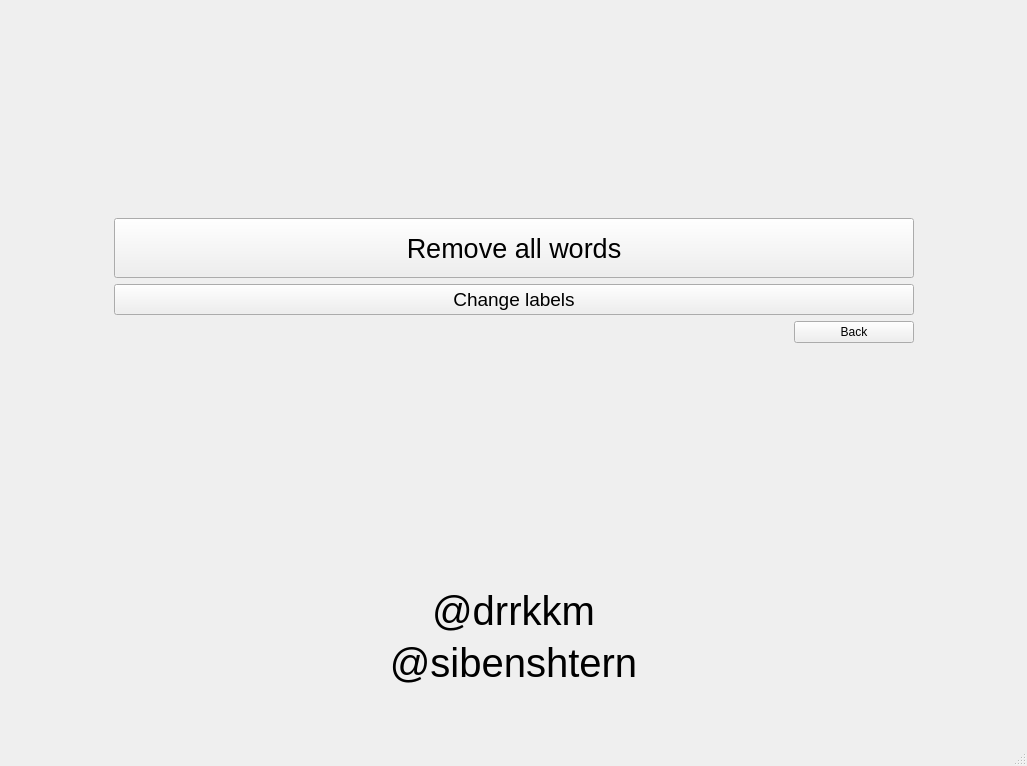
<?xml version="1.0" encoding="UTF-8"?>
<ui version="4.0">
 <class>MainWindow</class>
 <widget class="QMainWindow" name="MainWindow">
  <property name="geometry">
   <rect>
    <x>0</x>
    <y>0</y>
    <width>1027</width>
    <height>766</height>
   </rect>
  </property>
  <property name="windowTitle">
   <string>MainWindow</string>
  </property>
  <widget class="QWidget" name="centralwidget">
   <layout class="QHBoxLayout" name="horizontalLayout_2">
    <item>
     <widget class="QStackedWidget" name="stackedWidget">
      <property name="currentIndex">
       <number>1</number>
      </property>
      <widget class="QWidget" name="start_page">
       <layout class="QVBoxLayout" name="verticalLayout">
        <item>
         <layout class="QVBoxLayout" name="app_name_layout">
          <item>
           <spacer name="upper_spacer_name">
            <property name="orientation">
             <enum>Qt::Vertical</enum>
            </property>
            <property name="sizeHint" stdset="0">
             <size>
              <width>20</width>
              <height>40</height>
             </size>
            </property>
           </spacer>
          </item>
          <item>
           <widget class="QLabel" name="app_name">
            <property name="font">
             <font>
              <pointsize>60</pointsize>
             </font>
            </property>
            <property name="text">
             <string>WORDiki</string>
            </property>
            <property name="alignment">
             <set>Qt::AlignCenter</set>
            </property>
           </widget>
          </item>
          <item>
           <spacer name="lower_spacer_name">
            <property name="orientation">
             <enum>Qt::Vertical</enum>
            </property>
            <property name="sizeHint" stdset="0">
             <size>
              <width>20</width>
              <height>40</height>
             </size>
            </property>
           </spacer>
          </item>
         </layout>
        </item>
        <item>
         <layout class="QVBoxLayout" name="buttons_layout">
          <item>
           <spacer name="verticalSpacer_5">
            <property name="orientation">
             <enum>Qt::Vertical</enum>
            </property>
            <property name="sizeHint" stdset="0">
             <size>
              <width>20</width>
              <height>40</height>
             </size>
            </property>
           </spacer>
          </item>
          <item>
           <layout class="QVBoxLayout" name="buttons">
            <item>
             <layout class="QHBoxLayout" name="horizontalLayout_3">
              <item>
               <widget class="QPushButton" name="start_button">
                <property name="sizePolicy">
                 <sizepolicy hsizetype="Maximum" vsizetype="Maximum">
                  <horstretch>0</horstretch>
                  <verstretch>0</verstretch>
                 </sizepolicy>
                </property>
                <property name="minimumSize">
                 <size>
                  <width>0</width>
                  <height>60</height>
                 </size>
                </property>
                <property name="maximumSize">
                 <size>
                  <width>200</width>
                  <height>100</height>
                 </size>
                </property>
                <property name="font">
                 <font>
                  <pointsize>18</pointsize>
                 </font>
                </property>
                <property name="text">
                 <string>Start</string>
                </property>
               </widget>
              </item>
             </layout>
            </item>
            <item>
             <layout class="QHBoxLayout" name="horizontalLayout_4">
              <item>
               <widget class="QPushButton" name="settings_button">
                <property name="sizePolicy">
                 <sizepolicy hsizetype="Maximum" vsizetype="Fixed">
                  <horstretch>0</horstretch>
                  <verstretch>0</verstretch>
                 </sizepolicy>
                </property>
                <property name="minimumSize">
                 <size>
                  <width>120</width>
                  <height>30</height>
                 </size>
                </property>
                <property name="maximumSize">
                 <size>
                  <width>80</width>
                  <height>16777215</height>
                 </size>
                </property>
                <property name="text">
                 <string>Settings</string>
                </property>
               </widget>
              </item>
             </layout>
            </item>
           </layout>
          </item>
          <item>
           <spacer name="verticalSpacer_6">
            <property name="orientation">
             <enum>Qt::Vertical</enum>
            </property>
            <property name="sizeHint" stdset="0">
             <size>
              <width>20</width>
              <height>40</height>
             </size>
            </property>
           </spacer>
          </item>
         </layout>
        </item>
       </layout>
      </widget>
      <widget class="QWidget" name="settings_page">
       <layout class="QVBoxLayout" name="verticalLayout_2">
        <item>
         <layout class="QHBoxLayout" name="horizontalLayout_5">
          <item>
           <spacer name="horizontalSpacer">
            <property name="orientation">
             <enum>Qt::Horizontal</enum>
            </property>
            <property name="sizeHint" stdset="0">
             <size>
              <width>40</width>
              <height>20</height>
             </size>
            </property>
           </spacer>
          </item>
          <item>
           <layout class="QVBoxLayout" name="verticalLayout_3">
            <item>
             <spacer name="verticalSpacer_2">
              <property name="orientation">
               <enum>Qt::Vertical</enum>
              </property>
              <property name="sizeType">
               <enum>QSizePolicy::Expanding</enum>
              </property>
              <property name="sizeHint" stdset="0">
               <size>
                <width>20</width>
                <height>40</height>
               </size>
              </property>
             </spacer>
            </item>
            <item>
             <widget class="QPushButton" name="remove_words_button">
              <property name="sizePolicy">
               <sizepolicy hsizetype="Maximum" vsizetype="Fixed">
                <horstretch>10</horstretch>
                <verstretch>0</verstretch>
               </sizepolicy>
              </property>
              <property name="minimumSize">
               <size>
                <width>800</width>
                <height>60</height>
               </size>
              </property>
              <property name="font">
               <font>
                <pointsize>20</pointsize>
               </font>
              </property>
              <property name="text">
               <string>Remove all words</string>
              </property>
             </widget>
            </item>
            <item>
             <widget class="QPushButton" name="change_labels_button">
              <property name="font">
               <font>
                <pointsize>14</pointsize>
               </font>
              </property>
              <property name="text">
               <string>Change labels</string>
              </property>
             </widget>
            </item>
            <item>
             <widget class="QPushButton" name="return_setting_button">
              <property name="sizePolicy">
               <sizepolicy hsizetype="Maximum" vsizetype="Fixed">
                <horstretch>0</horstretch>
                <verstretch>0</verstretch>
               </sizepolicy>
              </property>
              <property name="minimumSize">
               <size>
                <width>120</width>
                <height>0</height>
               </size>
              </property>
              <property name="layoutDirection">
               <enum>Qt::RightToLeft</enum>
              </property>
              <property name="text">
               <string>Back</string>
              </property>
             </widget>
            </item>
            <item>
             <spacer name="verticalSpacer_14">
              <property name="orientation">
               <enum>Qt::Vertical</enum>
              </property>
              <property name="sizeHint" stdset="0">
               <size>
                <width>20</width>
                <height>40</height>
               </size>
              </property>
             </spacer>
            </item>
           </layout>
          </item>
          <item>
           <spacer name="horizontalSpacer_2">
            <property name="orientation">
             <enum>Qt::Horizontal</enum>
            </property>
            <property name="sizeHint" stdset="0">
             <size>
              <width>40</width>
              <height>20</height>
             </size>
            </property>
           </spacer>
          </item>
         </layout>
        </item>
        <item>
         <layout class="QVBoxLayout" name="verticalLayout_4">
          <item>
           <spacer name="verticalSpacer_3">
            <property name="orientation">
             <enum>Qt::Vertical</enum>
            </property>
            <property name="sizeType">
             <enum>QSizePolicy::Preferred</enum>
            </property>
            <property name="sizeHint" stdset="0">
             <size>
              <width>20</width>
              <height>40</height>
             </size>
            </property>
           </spacer>
          </item>
          <item>
           <widget class="QLabel" name="drkkmm_name">
            <property name="font">
             <font>
              <pointsize>30</pointsize>
             </font>
            </property>
            <property name="text">
             <string>@drrkkm</string>
            </property>
            <property name="alignment">
             <set>Qt::AlignCenter</set>
            </property>
           </widget>
          </item>
          <item>
           <widget class="QLabel" name="sibenshtern_name">
            <property name="font">
             <font>
              <pointsize>30</pointsize>
             </font>
            </property>
            <property name="text">
             <string>@sibenshtern</string>
            </property>
            <property name="alignment">
             <set>Qt::AlignCenter</set>
            </property>
           </widget>
          </item>
          <item>
           <spacer name="verticalSpacer_4">
            <property name="orientation">
             <enum>Qt::Vertical</enum>
            </property>
            <property name="sizeType">
             <enum>QSizePolicy::Preferred</enum>
            </property>
            <property name="sizeHint" stdset="0">
             <size>
              <width>20</width>
              <height>40</height>
             </size>
            </property>
           </spacer>
          </item>
         </layout>
        </item>
       </layout>
      </widget>
      <widget class="QWidget" name="main_page">
       <layout class="QVBoxLayout" name="verticalLayout_6">
        <item>
         <spacer name="verticalSpacer_8">
          <property name="orientation">
           <enum>Qt::Vertical</enum>
          </property>
          <property name="sizeHint" stdset="0">
           <size>
            <width>20</width>
            <height>40</height>
           </size>
          </property>
         </spacer>
        </item>
        <item>
         <layout class="QHBoxLayout" name="horizontalLayout">
          <item>
           <spacer name="horizontalSpacer_3">
            <property name="orientation">
             <enum>Qt::Horizontal</enum>
            </property>
            <property name="sizeHint" stdset="0">
             <size>
              <width>40</width>
              <height>20</height>
             </size>
            </property>
           </spacer>
          </item>
          <item>
           <layout class="QVBoxLayout" name="verticalLayout_7">
            <item>
             <widget class="QPushButton" name="learn_button">
              <property name="enabled">
               <bool>true</bool>
              </property>
              <property name="sizePolicy">
               <sizepolicy hsizetype="Maximum" vsizetype="Fixed">
                <horstretch>0</horstretch>
                <verstretch>0</verstretch>
               </sizepolicy>
              </property>
              <property name="minimumSize">
               <size>
                <width>700</width>
                <height>100</height>
               </size>
              </property>
              <property name="font">
               <font>
                <pointsize>30</pointsize>
               </font>
              </property>
              <property name="layoutDirection">
               <enum>Qt::LeftToRight</enum>
              </property>
              <property name="text">
               <string>Learn new words</string>
              </property>
             </widget>
            </item>
            <item>
             <widget class="QPushButton" name="repeat_button">
              <property name="sizePolicy">
               <sizepolicy hsizetype="Maximum" vsizetype="Fixed">
                <horstretch>0</horstretch>
                <verstretch>0</verstretch>
               </sizepolicy>
              </property>
              <property name="minimumSize">
               <size>
                <width>700</width>
                <height>100</height>
               </size>
              </property>
              <property name="font">
               <font>
                <pointsize>30</pointsize>
               </font>
              </property>
              <property name="text">
               <string>Repeat all words</string>
              </property>
             </widget>
            </item>
            <item>
             <widget class="QPushButton" name="load_button">
              <property name="sizePolicy">
               <sizepolicy hsizetype="Maximum" vsizetype="Fixed">
                <horstretch>0</horstretch>
                <verstretch>0</verstretch>
               </sizepolicy>
              </property>
              <property name="minimumSize">
               <size>
                <width>700</width>
                <height>100</height>
               </size>
              </property>
              <property name="font">
               <font>
                <pointsize>30</pointsize>
               </font>
              </property>
              <property name="text">
               <string>Load new words</string>
              </property>
             </widget>
            </item>
            <item>
             <widget class="QPushButton" name="return_main_button">
              <property name="sizePolicy">
               <sizepolicy hsizetype="Maximum" vsizetype="Fixed">
                <horstretch>0</horstretch>
                <verstretch>0</verstretch>
               </sizepolicy>
              </property>
              <property name="minimumSize">
               <size>
                <width>120</width>
                <height>0</height>
               </size>
              </property>
              <property name="layoutDirection">
               <enum>Qt::RightToLeft</enum>
              </property>
              <property name="text">
               <string>Back</string>
              </property>
             </widget>
            </item>
           </layout>
          </item>
          <item>
           <spacer name="horizontalSpacer_4">
            <property name="orientation">
             <enum>Qt::Horizontal</enum>
            </property>
            <property name="sizeHint" stdset="0">
             <size>
              <width>40</width>
              <height>20</height>
             </size>
            </property>
           </spacer>
          </item>
         </layout>
        </item>
        <item>
         <spacer name="verticalSpacer_7">
          <property name="orientation">
           <enum>Qt::Vertical</enum>
          </property>
          <property name="sizeHint" stdset="0">
           <size>
            <width>20</width>
            <height>40</height>
           </size>
          </property>
         </spacer>
        </item>
       </layout>
      </widget>
      <widget class="QWidget" name="old_words_page">
       <layout class="QVBoxLayout" name="verticalLayout_8">
        <item>
         <spacer name="verticalSpacer_11">
          <property name="orientation">
           <enum>Qt::Vertical</enum>
          </property>
          <property name="sizeHint" stdset="0">
           <size>
            <width>20</width>
            <height>40</height>
           </size>
          </property>
         </spacer>
        </item>
        <item>
         <widget class="QLabel" name="study_word">
          <property name="font">
           <font>
            <pointsize>50</pointsize>
           </font>
          </property>
          <property name="text">
           <string>WORD</string>
          </property>
          <property name="alignment">
           <set>Qt::AlignCenter</set>
          </property>
         </widget>
        </item>
        <item>
         <spacer name="verticalSpacer_10">
          <property name="orientation">
           <enum>Qt::Vertical</enum>
          </property>
          <property name="sizeHint" stdset="0">
           <size>
            <width>20</width>
            <height>40</height>
           </size>
          </property>
         </spacer>
        </item>
        <item>
         <layout class="QHBoxLayout" name="horizontalLayout_6">
          <item>
           <widget class="QPushButton" name="bad_button">
            <property name="minimumSize">
             <size>
              <width>0</width>
              <height>50</height>
             </size>
            </property>
            <property name="text">
             <string>Bad</string>
            </property>
           </widget>
          </item>
          <item>
           <widget class="QPushButton" name="ok_button">
            <property name="minimumSize">
             <size>
              <width>0</width>
              <height>50</height>
             </size>
            </property>
            <property name="text">
             <string>OK</string>
            </property>
           </widget>
          </item>
          <item>
           <widget class="QPushButton" name="good_button">
            <property name="minimumSize">
             <size>
              <width>0</width>
              <height>50</height>
             </size>
            </property>
            <property name="text">
             <string>Good</string>
            </property>
           </widget>
          </item>
         </layout>
        </item>
        <item>
         <layout class="QHBoxLayout" name="horizontalLayout_10">
          <item>
           <spacer name="horizontalSpacer_6">
            <property name="orientation">
             <enum>Qt::Horizontal</enum>
            </property>
            <property name="sizeHint" stdset="0">
             <size>
              <width>40</width>
              <height>20</height>
             </size>
            </property>
           </spacer>
          </item>
          <item>
           <widget class="QPushButton" name="back_button">
            <property name="sizePolicy">
             <sizepolicy hsizetype="Maximum" vsizetype="Fixed">
              <horstretch>0</horstretch>
              <verstretch>0</verstretch>
             </sizepolicy>
            </property>
            <property name="minimumSize">
             <size>
              <width>150</width>
              <height>20</height>
             </size>
            </property>
            <property name="text">
             <string>Back</string>
            </property>
           </widget>
          </item>
         </layout>
        </item>
       </layout>
      </widget>
      <widget class="QWidget" name="new_word_page">
       <layout class="QVBoxLayout" name="verticalLayout_5">
        <item>
         <spacer name="verticalSpacer">
          <property name="orientation">
           <enum>Qt::Vertical</enum>
          </property>
          <property name="sizeHint" stdset="0">
           <size>
            <width>20</width>
            <height>40</height>
           </size>
          </property>
         </spacer>
        </item>
        <item>
         <widget class="QLabel" name="word">
          <property name="minimumSize">
           <size>
            <width>0</width>
            <height>150</height>
           </size>
          </property>
          <property name="font">
           <font>
            <pointsize>50</pointsize>
           </font>
          </property>
          <property name="text">
           <string>WORD</string>
          </property>
          <property name="alignment">
           <set>Qt::AlignCenter</set>
          </property>
         </widget>
        </item>
        <item>
         <widget class="QLabel" name="translation">
          <property name="minimumSize">
           <size>
            <width>0</width>
            <height>75</height>
           </size>
          </property>
          <property name="font">
           <font>
            <pointsize>30</pointsize>
           </font>
          </property>
          <property name="text">
           <string>translation</string>
          </property>
          <property name="alignment">
           <set>Qt::AlignCenter</set>
          </property>
         </widget>
        </item>
        <item>
         <spacer name="verticalSpacer_9">
          <property name="orientation">
           <enum>Qt::Vertical</enum>
          </property>
          <property name="sizeHint" stdset="0">
           <size>
            <width>20</width>
            <height>40</height>
           </size>
          </property>
         </spacer>
        </item>
        <item>
         <layout class="QHBoxLayout" name="horizontalLayout_7">
          <item>
           <widget class="QPushButton" name="finish_button">
            <property name="minimumSize">
             <size>
              <width>300</width>
              <height>50</height>
             </size>
            </property>
            <property name="text">
             <string>Finish</string>
            </property>
           </widget>
          </item>
          <item>
           <spacer name="horizontalSpacer_5">
            <property name="orientation">
             <enum>Qt::Horizontal</enum>
            </property>
            <property name="sizeHint" stdset="0">
             <size>
              <width>40</width>
              <height>20</height>
             </size>
            </property>
           </spacer>
          </item>
          <item>
           <widget class="QPushButton" name="next_button">
            <property name="minimumSize">
             <size>
              <width>300</width>
              <height>50</height>
             </size>
            </property>
            <property name="text">
             <string>Next</string>
            </property>
           </widget>
          </item>
         </layout>
        </item>
       </layout>
      </widget>
      <widget class="QWidget" name="labels_page">
       <layout class="QGridLayout" name="gridLayout_3">
        <item row="2" column="0">
         <widget class="QLineEdit" name="ok_line">
          <property name="minimumSize">
           <size>
            <width>0</width>
            <height>30</height>
           </size>
          </property>
         </widget>
        </item>
        <item row="2" column="1">
         <widget class="QPushButton" name="ok_line_button">
          <property name="text">
           <string>Change Ok label</string>
          </property>
         </widget>
        </item>
        <item row="3" column="0">
         <widget class="QLineEdit" name="good_line">
          <property name="minimumSize">
           <size>
            <width>0</width>
            <height>30</height>
           </size>
          </property>
         </widget>
        </item>
        <item row="0" column="0">
         <spacer name="verticalSpacer_12">
          <property name="orientation">
           <enum>Qt::Vertical</enum>
          </property>
          <property name="sizeHint" stdset="0">
           <size>
            <width>20</width>
            <height>40</height>
           </size>
          </property>
         </spacer>
        </item>
        <item row="5" column="0">
         <spacer name="verticalSpacer_13">
          <property name="orientation">
           <enum>Qt::Vertical</enum>
          </property>
          <property name="sizeHint" stdset="0">
           <size>
            <width>20</width>
            <height>40</height>
           </size>
          </property>
         </spacer>
        </item>
        <item row="1" column="1">
         <widget class="QPushButton" name="bad_line_button">
          <property name="text">
           <string>Change Bad label</string>
          </property>
         </widget>
        </item>
        <item row="3" column="1">
         <widget class="QPushButton" name="good_line_button">
          <property name="text">
           <string>Change Good label</string>
          </property>
         </widget>
        </item>
        <item row="1" column="0">
         <widget class="QLineEdit" name="bad_line">
          <property name="minimumSize">
           <size>
            <width>0</width>
            <height>30</height>
           </size>
          </property>
         </widget>
        </item>
        <item row="5" column="1">
         <widget class="QPushButton" name="return_button">
          <property name="text">
           <string>Return</string>
          </property>
         </widget>
        </item>
       </layout>
      </widget>
     </widget>
    </item>
   </layout>
  </widget>
  <widget class="QStatusBar" name="statusbar"/>
  <widget class="QMenuBar" name="menubar">
   <property name="geometry">
    <rect>
     <x>0</x>
     <y>0</y>
     <width>1027</width>
     <height>22</height>
    </rect>
   </property>
  </widget>
 </widget>
 <resources/>
 <connections/>
</ui>
